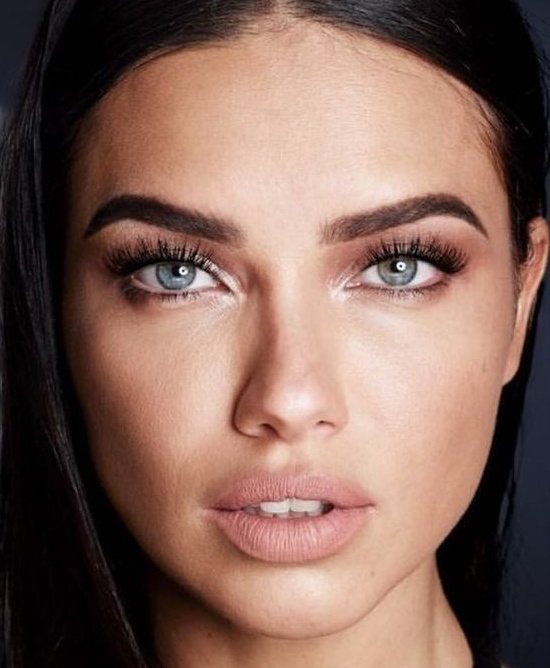
#> input picture test/Adriana Lima0_0.jpg, 550 x 668 px, found by its file name
$ python test.py
#> lines starting #> are read from the running program, lines starting #| are printed output that depends on the picture
import cv2
import numpy as np
import os
import pickle

def extract_features(image_path, vector_size=32):
#> called with image_path = 'test\\Adriana Lima0_0.jpg', vector_size = 32
    image = cv2.imread(image_path, cv2.IMREAD_GRAYSCALE)
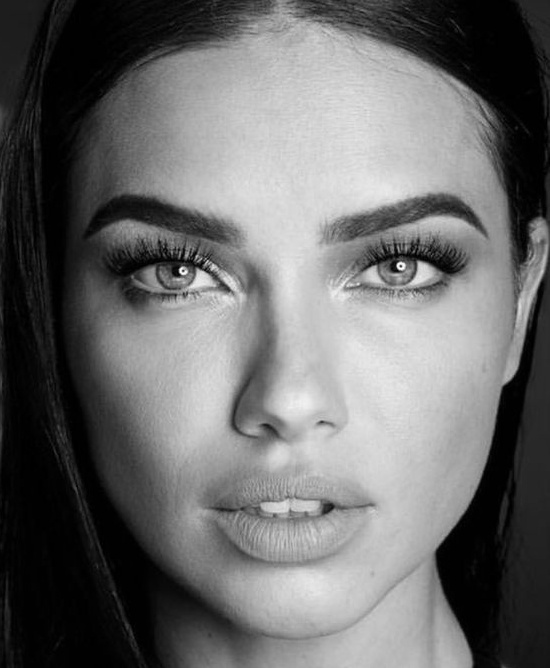
#> image: shape (668, 550); min 0, max 255, mean 106.7
    alg = cv2.KAZE_create()
    # Dinding image keypoints
    kps = alg.detect(image)
#> kps = 370 keypoints; strongest (x, y, size): (425, 273, 14.8), (449, 265, 27.4), (435, 265, 36.1), (401, 264, 7.4)
    # Getting first 32 of them.
    # Number of keypoints is varies depend on image size and color pallet
    # Sorting them based on keypoint response value(bigger is better)
    kps = sorted(kps, key=lambda x: -x.response)[:vector_size]
#> kps = 32 keypoints; strongest (x, y, size): (425, 273, 14.8), (449, 265, 27.4), (435, 265, 36.1), (401, 264, 7.4)
    # computing descriptors vector
    kps, dsc = alg.compute(image, kps)
    # Flatten all of them in one big vector - our feature vector
    dsc = dsc.flatten()
#> dsc = 2048 values, max 0.535 at index 983, min -0.224 at index 1000, mean 0.0667
    # Making descriptor of same size
    # Descriptor vector size is 64
    needed_size = (vector_size * 64)
    if dsc.size < needed_size:
        # if we have less the 32 descriptors then just adding zeros at the
        # end of our feature vector
        dsc = np.concatenate([dsc, np.zeros(needed_size - dsc.size)])
    return dsc

def batch_extractor(images_path, pickled_db_path="features.npy"):
    files = [os.path.join(images_path, p) for p in sorted(os.listdir(images_path))]

    result = {}
    for f in files:
        print ('Extracting features from image %s' % f)
        names = f.split('/')[-1].lower()
        result[names] = extract_features('test\Adriana Lima0_0.jpg')

    # saving all our feature vectors in pickled file
    with open(pickled_db_path, 'wb') as fp:
        np.save(fp, result)

batch_extractor('test')

with open('features.npy', 'rb') as f:
    matrix = np.load(f, allow_pickle=True)
print(matrix)
#> (the run stopped early here; a loop or call above may not have finished)
